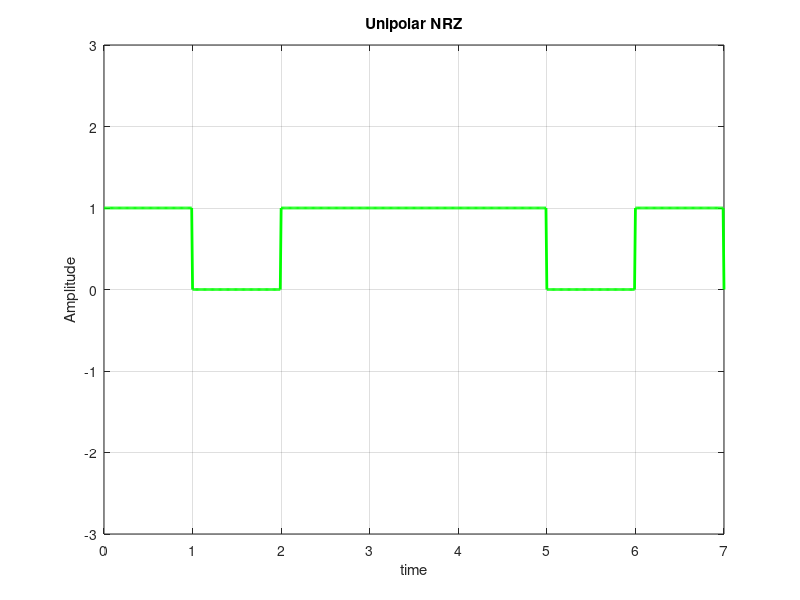

Write MATLAB code to recreate this figure.
clc
clear all
close all

data = [1 0 1 1 1 0 1];

sample_per_bit = 100;
bitRate = 1;
total_bits = length(data);
total_sample_size = sample_per_bit * total_bits;
total_sample_time = total_bits / bitRate;
time_per_sample = total_sample_time / total_sample_size;
t = 0:time_per_sample:total_sample_time; 
y = zeros(1,length(t));

for i=0:total_bits-1;
  if data(i+1) == 1 
    y(i*sample_per_bit+1 : (i+1)*sample_per_bit) = 1;
  else 
    y(i*sample_per_bit+1 : (i+1)*sample_per_bit) = 0;  
  endif
endfor

plot(t,y,'g','Linewidth',2);
axis([0 t(end) -3 3]);
grid on;
xlabel('time');
ylabel('Amplitude');
title('Unipolar NRZ');

%decoding the digital signal 
check = 1;
count = 0;
for j = 1:sample_per_bit:length(y)-1;
  count = count+1;
  if y(j)==check
    signal_decoded(count) = 1;
  else
    %count = count+1;
    signal_decoded(count) = 0;
  endif;
endfor;
disp(signal_decoded);

